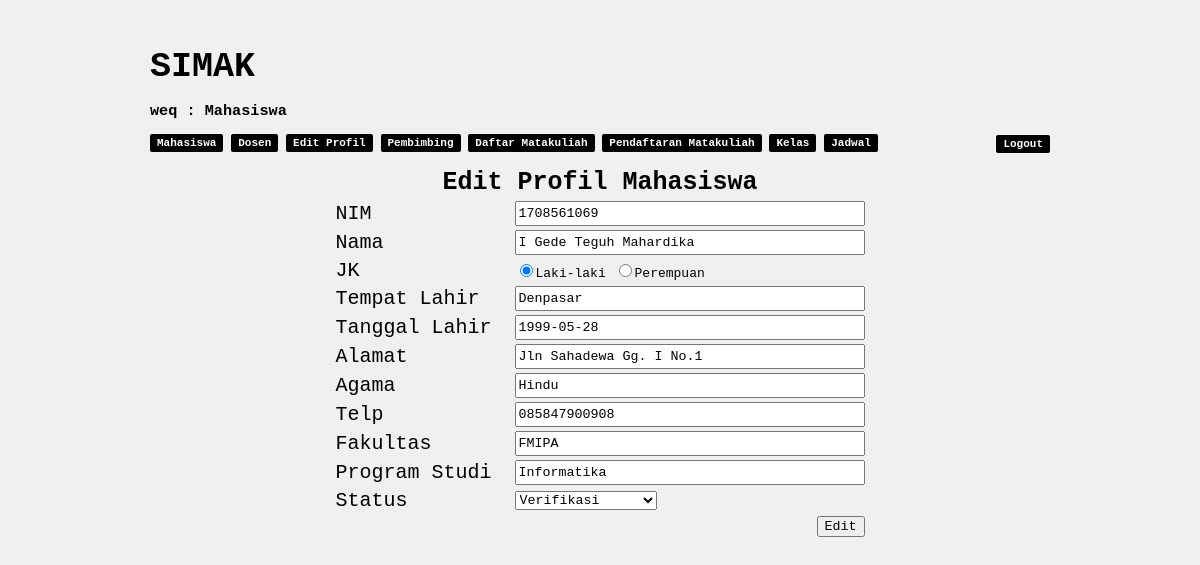
Page /editmaha.php?kode=1708561069 (signed in) on the committed database.
### tables this page shows
CREATE TABLE `user` (
  `KodeUser` varchar(20) NOT NULL,
  `Username` varchar(15) NOT NULL,
  `Pwd` varchar(20) NOT NULL,
  `Nama` varchar(100) NOT NULL,
  `Otoritas` enum('Dosen','Mahasiswa','Staff') NOT NULL,
  `Status` enum('Verifikasi','Meninggal','Putus Kontrak','Belum Bayar','Mutasi') NOT NULL
);

CREATE TABLE `mahasiswa` (
  `nim` varchar(10) NOT NULL,
  `nama` varchar(50) DEFAULT NULL,
  `jk` enum('P','L') DEFAULT NULL,
  `tmp_lahir` varchar(30) DEFAULT NULL,
  `tgl_lahir` date DEFAULT NULL,
  `alamat` varchar(100) DEFAULT NULL,
  `agama` enum('Islam','Protestan','Katolik','Hindu','Buddha','Kong Hu Cu') DEFAULT NULL,
  `no_telp` varchar(15) DEFAULT NULL,
  `fakultas` enum('FIB','FK','FH','FT','FP','FEB','FAPET','FMIPA','FKH','FTP','FPAR','FISIP','FKP') DEFAULT NULL,
  `prodi` varchar(50) DEFAULT NULL,
  `Status` enum('Verifikasi','Meninggal','Belum Bayar') NOT NULL
);

### editmaha.php (the view, shortened to what this page needs)
<html>
    <head>
        <link type="text/css" rel="stylesheet" href="css/style.css">
    </head>
    <body>
        <div class="container">
            <h2>SIMAK</h2>
            <?php
                include "koneksi.php";
                $User=$_SESSION['Username'];
                $kode=mysqli_query($koneksi,"select * from user where Username = '$User'");
                $data=mysqli_fetch_array($kode);
                $otoritas = $data['Otoritas'];
            ?>
            <h3 style="color: black">
              <?php echo $data['Nama']; ?> : <?php echo $data['Otoritas']; ?>
            </h3>
            <?php
              if ($otoritas == "Mahasiswa") {
                ?>
                  <a href='mahasiswa.php'>Mahasiswa</a>
                  <a href='dosen.php'>Dosen</a>
                  <a href='edit.php'>Edit Profil</a>
                  <a href='pembimbing.php'>Pembimbing</a>
                  <a href='dm.php'>Daftar Matakuliah</a>
                  <a href="pm.php">Pendaftaran Matakuliah</a>
                  <a href="kelas.php">Kelas</a>
                  <a href="jadwal.php">Jadwal</a>
                  <a href="logout.php" style="float: right;">Logout</a>
                <?php
              }
            ?>
            <?php
                    include "koneksi.php";
                        $kode12 = $_GET['kode'];
                    $query_mysqli = mysqli_query($koneksi, "SELECT * FROM mahasiswa WHERE nim = $kode12")or die(mysql_error());
                    while($data1 = mysqli_fetch_array($query_mysqli)){
                ?>
            <form name="edit" action="statusmhs.php" method="POST">
            <table style="margin-top: 15px" align="center">
                <tr>
                    <th align="center" colspan="2" style="font-size: 25px">Edit Profil Mahasiswa</th>
                </tr>
                <tr>
                    <td style="font-size: 20px; padding-right: 20px">NIM</td>
                    <td><input type="text" name="NIM" readonly style="width: 350px; height: 25px" value="<?php echo $data1['nim'] ?>"></td>
                </tr>
                <tr>
                    <td style="font-size: 20px; padding-right: 20px">Nama</td>
                    <td><input type="text" name="nama" style="width: 350px; height: 25px" value="<?php echo $data1['nama'] ?>"></td>
                </tr>
                <tr>
                    <td style="font-size: 20px; padding-right: 20px">JK</td>
                    <td>
                        <?php
                        include "koneksi.php";
                        $kode12 = $_GET['kode'];
                        $query_mysqli1 = mysqli_query($koneksi, "SELECT * FROM mahasiswa WHERE nim = $kode12")or die(mysql_error());
                        $data2 = mysqli_fetch_array($query_mysqli1);
                        if ($data2['jk'] == "L") {
                            ?>
                                <input type='radio' name='jk' value='L' checked='checked'>Laki-laki
                                <input type="radio" name="jk" value="P">Perempuan
                            <?php
                        }else if ($data2['jk'] == "P") {
                            ?>
                                <input type='radio' name='jk' value='L'>Laki-laki
                                <input type="radio" name="jk" value="P" checked='checked'>Perempuan
                            <?php
                        }
                        ?>
                    </td>
                </tr>
                <tr>
                    <td style="font-size: 20px; padding-right: 20px">Tempat Lahir</td>
                    <td><input type="text" name="tmp" style="width: 350px; height: 25px" value="<?php echo $data1['tmp_lahir'] ?>"></td>
                </tr>
                <tr>
                    <td style="font-size: 20px; padding-right: 20px">Tanggal Lahir</td>
                    <td><input type="text" name="tgl" style="width: 350px; height: 25px" value="<?php echo $data1['tgl_lahir'] ?>"></td>
                </tr>
                <tr>
                    <td style="font-size: 20px; padding-right: 20px">Alamat</td>
                    <td><input type="text" name="alamat" style="width: 350px; height: 25px" value="<?php echo $data1['alamat'] ?>"></td>
                </tr>
                <tr>
                    <td style="font-size: 20px; padding-right: 20px">Agama</td>
                    <td><input type="text" name="agama" style="width: 350px; height: 25px" value="<?php echo $data1['agama'] ?>"></td>
                </tr>
                <tr>
                    <td style="font-size: 20px; padding-right: 20px">Telp</td>
                    <td><input type="text" name="telp" style="width: 350px; height: 25px" value="<?php echo $data1['no_telp'] ?>"></td>
                </tr>
                <tr>
                    <td style="font-size: 20px; padding-right: 20px">Fakultas</td>
                    <td><input type="text" name="fakultas" readonly style="width: 350px; height: 25px" value="<?php echo $data1['fakultas'] ?>"></td>
                </tr>
                <tr>
                    <td style="font-size: 20px; padding-right: 20px">Program Studi</td>
                    <td><input type="text" name="prodi" readonly style="width: 350px; height: 25px" value="<?php echo $data1['prodi'] ?>"></td>
                </tr>
                <tr>
                    <td style="font-size: 20px; padding-right: 20px">Status</td>
                    <td><select name="Status">
                          <option value="Verifikasi">Verifikasi</option>
                        </select></td>
                </tr>
                <tr>
                    <td></td>
                    <td align="right"><input type="submit" name="edit" value="Edit"></td>
                </tr>
                   <?php
                        }
                    ?>
            </table>
        </form>
        </div>
    </body>
</html>

### css/style.css (style rules this page uses)
* { font-family: monospace; }
body { background-color:#f0f0f0; }
.container { height: auto; padding: 10px; width: 900px; color: #fff; margin: auto; }
h2 { font-size: 35px; font-weight: bold; margin-bottom: 5px; color: black; }
a { text-decoration: none; color: white; background-color: #000000; padding: 3px; border-radius: 2px; font-size: 11px; font-weight: bold; padding: 3px 7px 3px 7px; }

### rows in the picture
user: Nama "weq", Otoritas "Mahasiswa"
mahasiswa: NIM "1708561069", nama "I Gede Teguh Mahardika", tmp "Denpasar", tgl "1999-05-28", alamat "Jln Sahadewa Gg. I No.1", agama "Hindu", telp "085847900908", fakultas "FMIPA", prodi "Informatika"
